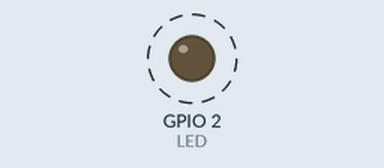
Simulated run of this program. Board: ESP8266 (NodeMCU). Shown: output pins drawn as LEDs (lit = HIGH). Dashed ring = blinking. What the program prints to the serial monitor is not drawn.

Above: at 10.5 s.
Timing chart, 0 to 14.6 s (numbered marks = the images above):
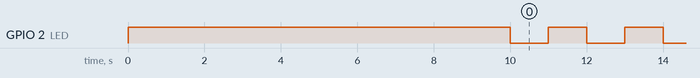

Measured:
- by itself, GPIO 2 (LED): alternates HIGH for 1.0 s and LOW for 1.0 s

The program:

main.cpp
```cpp
#include <Arduino.h>

/*
  ESP32 LED Blink
  Turns on an LED on for one second, then off for one second, repeatedly.
  The ESP32 has an internal blue LED at D2 (GPIO 02)
*/

int LED = 2;

void setup()
{
  digitalWrite(LED, HIGH);   // turn the LED off
  pinMode(LED, OUTPUT);
  Serial.begin(115200);
  delay(10000);               // wait for a second
}

void loop()
{
  Serial.println("Loop");
  digitalWrite(LED, LOW);    // turn the LED on
  delay(1000);               // wait for a second
  digitalWrite(LED, HIGH);   // turn the LED off
  delay(1000);               // wait for a second
}
```
